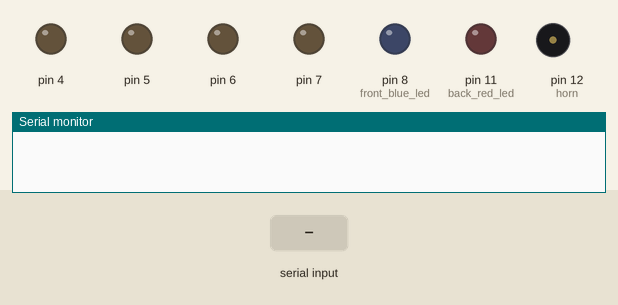
This sketch was run on a simulated Arduino Uno, built with avr-gcc and run on an emulated ATmega328P. On the bench: output pins drawn as LEDs (lit = HIGH), buzzer (waves = sounding, pin HIGH), the last lines printed to the serial monitor. The inputs (shaded band) are chosen by the test bench.

Above: at 1.2 s.
1.3 s: "FF" received over the second serial link
At 1.6 s:
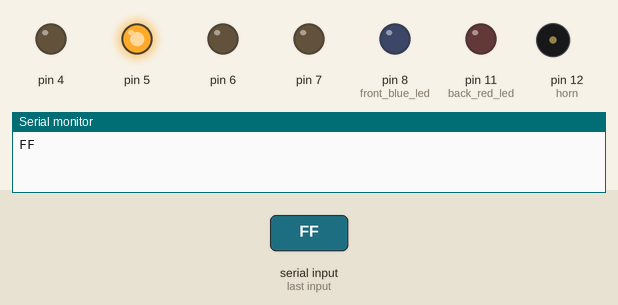
2.8 s: "BB" received over the second serial link
At 4.0 s:
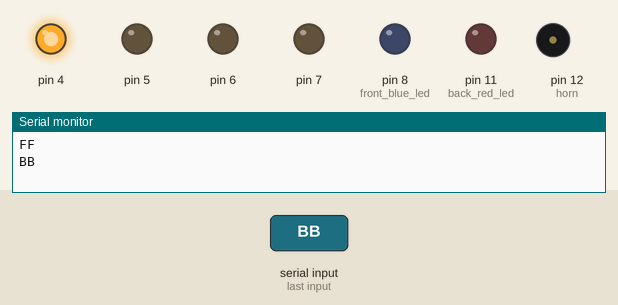
4.3 s: "SWS" received over the second serial link
At 5.5 s:
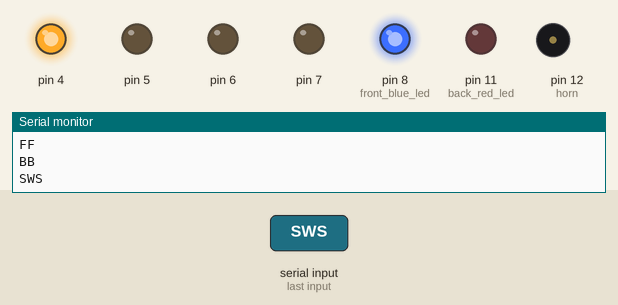
5.8 s: "SS" received over the second serial link
At 6.2 s:
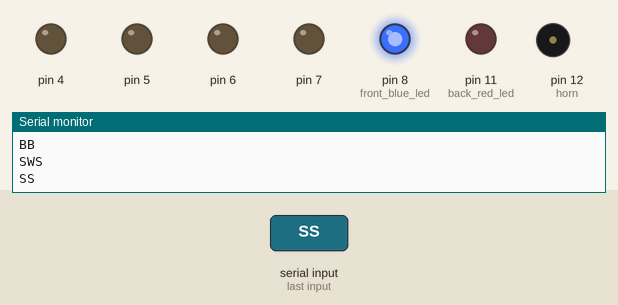
7.3 s: "RR" received over the second serial link
At 8.5 s:
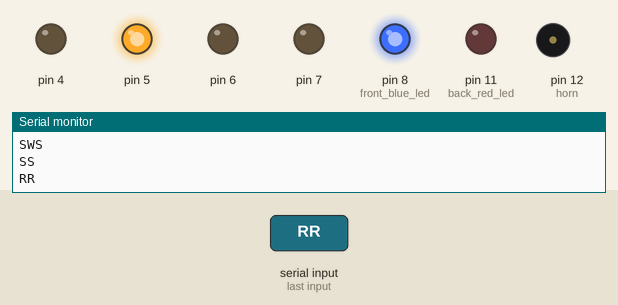
8.8 s: "SUS" received over the second serial link
At 10.1 s:
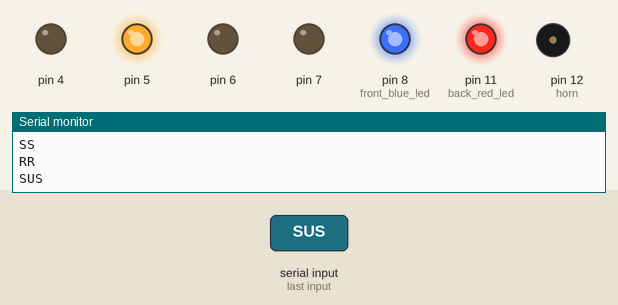
Timing chart, 0 to 11.3 s (numbered marks = the images above; inputs shaded):
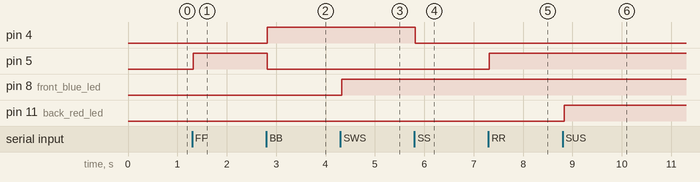

The sketch:

Bt_control_rc_car.ino
```cpp
#include<SoftwareSerial.h>
SoftwareSerial BT(9,10);  //TX ,RX
String readdata;
bool parking_flag = false;
void setup() {
  // put your setup code here, to run once:
BT.begin(9600);
Serial.begin(9600);
pinMode(4,OUTPUT);
pinMode(5,OUTPUT);
pinMode(6,OUTPUT);
pinMode(7,OUTPUT);
pinMode(8,OUTPUT); //front blue led
pinMode(11,OUTPUT); //back red led
pinMode(12,OUTPUT); // horn
}

void loop() {
  // put your main code here, to run repeatedly:
 while(BT.available()){
  delay(10);
  char c = BT.read();
  readdata += c;
  }
 if(readdata.length()>0){
   Serial.println(readdata);
  if(readdata == "SS"){
    s();
    }
  else if(readdata == "FF"){
    f();
    }
  else if(readdata == "BB"){
    b();
    }
  else if(readdata == "LL"){
    l();
    }
  else if(readdata == "RR"){
    r();
    }
  if(readdata == "SWS"){ //front blue
    digitalWrite(8,HIGH);
    }
  if(readdata == "SwS"){
    digitalWrite(8,LOW);
    }
   if(readdata == "SUS"){ //front blue
    digitalWrite(11,HIGH);
    }
  if(readdata == "SuS"){
    digitalWrite(11,LOW);
    }

   if(readdata == "SVS"){
    digitalWrite(12,HIGH);
    }
    if(readdata == "SvS"){
    digitalWrite(12,LOW);
    }
// if(readdata == "SXS"){
//    parking_flag = true;
//    }
//  if(readdata == "SxS"){
//     parking_flag = false;
//    }
//  if(parking_flag == true){
//      digitalWrite(8,HIGH);
//     digitalWrite(11,HIGH);
//     delay(500);
//     digitalWrite(8,LOW);
//     digitalWrite(11,LOW);
//     readdata = "";
//    }
  }
  readdata = "";
}


void f()
 {
 digitalWrite(2,HIGH);
  digitalWrite(3,LOW);
   digitalWrite(4,LOW);
    digitalWrite(5,HIGH);
}
void s()
 {
 digitalWrite(2,LOW);
  digitalWrite(3,LOW);
   digitalWrite(4,LOW);
    digitalWrite(5,LOW);
}
void b()
 {
 digitalWrite(2,LOW);
  digitalWrite(3,HIGH);
   digitalWrite(4,HIGH);
    digitalWrite(5,LOW);
}
void l()
 {
 digitalWrite(2,HIGH);
  digitalWrite(3,LOW);
   digitalWrite(4,HIGH);
    digitalWrite(5,LOW);
}
void r()
 {
 digitalWrite(2,LOW);
  digitalWrite(3,HIGH);
   digitalWrite(4,LOW);
    digitalWrite(5,HIGH);
 }
```

Measured:
- after the input at 1.3 s, pin 5: LOW → HIGH at once
- after the input at 2.8 s, pin 4: LOW → HIGH at once; pin 5: HIGH → LOW at once
- after the input at 4.3 s, pin 8 (front_blue_led): LOW → HIGH at once
- after the input at 5.8 s, pin 4: HIGH → LOW at once
- after the input at 7.3 s, pin 5: LOW → HIGH at once
- after the input at 8.8 s, pin 11 (back_red_led): LOW → HIGH at once
